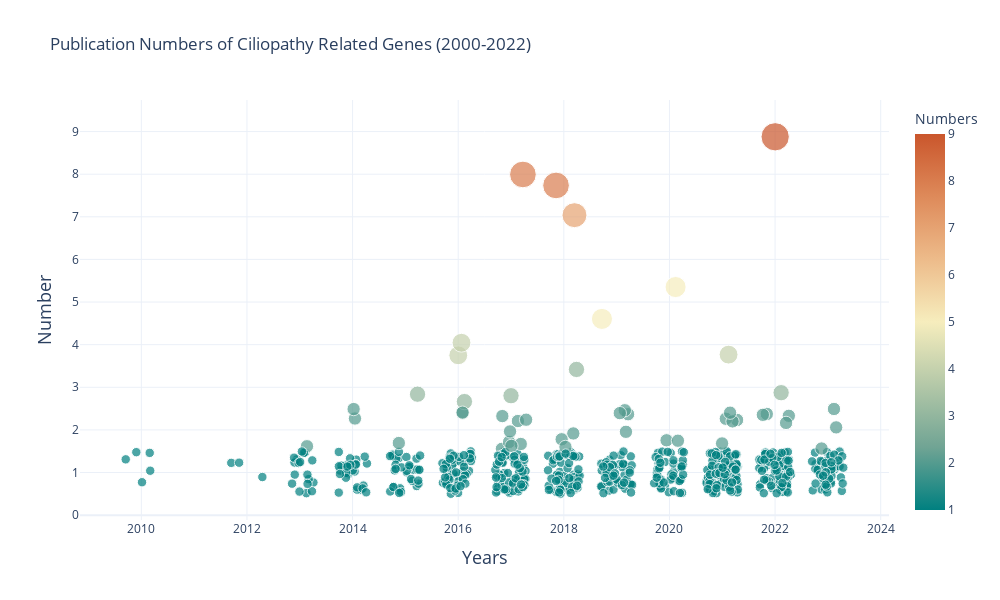

The cell this chart's notebook holds for it:
### Markdown cell above
marker_symbol 参数可以设置不同的标记形状,主要有以下几种:

'circle' - 默认的圆形标记
'square' - 正方形标记
'diamond' - 菱形标记
'cross' - 十字标记
'x' - X形标记
'triangle-up' - 向上三角形标记
'triangle-down' - 向下三角形标记
'triangle-left' - 左向三角形标记
'triangle-right' - 右向三角形标记
'pentagon' - 五边形标记
'hexagon' - 六边形标记
'hexagon2' - 六边形标记的另一种样式
'octagon' - 八边形标记
'star' - 星形标记
'line' - 线条标记
'dash' - 短线条标记
'dot' - 圆点标记
'circle-open' - 空心圆标记
'circle-dot' - 圆环点标记
'square-open' - 空心方块标记
'square-dot' - 带圆点的方块标记

### Code cell
import plotly.express as px
import pandas as pd
import numpy as np

df = pd.read_csv('Mt_keywords_counts_year.csv')

# df的count列转为float类型
df['Count'] = df['Count'].astype(float)
df['Count_jittered'] = df['Count'] + np.random.uniform(-0.5, 0.5, size=len(df))
df['Year_jittered'] = df['Year'] + np.random.uniform(-0.3, 0.3, size=len(df))

fig = px.scatter(df, 
                 x='Year_jittered', 
                 y='Count_jittered', 
                 size='Count',
                 color='Count',
                 hover_name='Keyword',  # 使用关键词作为悬浮名称
                 hover_data=['Year', 'Count'],  
                 size_max=20,
                 title='Publication Numbers of Ciliopathy Related Genes (2000-2022)',
                 labels={"Count": "Numbers", "Year": "Years"},
                 color_continuous_scale="Geyser",
                )

fig.update_layout(
    template="plotly_white",
    width=1000,
    height=600,
    xaxis=dict(title=dict(text='Years', font=dict(size=18))),
    yaxis=dict(title=dict(text='Number', font=dict(size=18)),
    )
)


fig.show()

### Figure 1 — Plotly figure (JSON) as saved in the notebook; plotly's stock layout.template omitted (floating-point values rounded to 4 significant figures; data arrays with more than 128 entries replaced by an {"elided": "..."} marker saying what was removed)
{"data": [{"customdata": {"elided": "650x2 int values"}, "hovertemplate": "<b>%{hovertext}</b><br><br>Year_jittered=%{x}<br>Count_jittered=%{y}<br>Numbers=%{marker.color}<br>Years=%{customdata[0]}<extra></extra>", "hovertext": {"elided": "650 str values"}, "legendgroup": "", "marker": {"color": {"elided": "650 int values"}, "coloraxis": "coloraxis", "size": {"elided": "650 int values"}, "sizemode": "area", "sizeref": 0.0225, "symbol": "circle"}, "mode": "markers", "name": "", "orientation": "v", "showlegend": false, "type": "scatter", "x": {"elided": "650 float values"}, "xaxis": "x", "y": {"elided": "650 float values"}, "yaxis": "y"}], "layout": {"coloraxis": {"colorbar": {"title": {"text": "Numbers"}}, "colorscale": [[0, "rgb(0, 128, 128)"], [0.1667, "rgb(112, 164, 148)"], [0.3333, "rgb(180, 200, 168)"], [0.5, "rgb(246, 237, 189)"], [0.6667, "rgb(237, 187, 138)"], [0.8333, "rgb(222, 138, 90)"], [1, "rgb(202, 86, 44)"]]}, "height": 600, "legend": {"itemsizing": "constant", "tracegroupgap": 0}, "title": {"text": "Publication Numbers of Ciliopathy Related Genes (2000-2022)"}, "width": 1000, "xaxis": {"anchor": "y", "domain": [0, 1], "title": {"font": {"size": 18}, "text": "Years"}}, "yaxis": {"anchor": "x", "domain": [0, 1], "title": {"font": {"size": 18}, "text": "Number"}}}}
